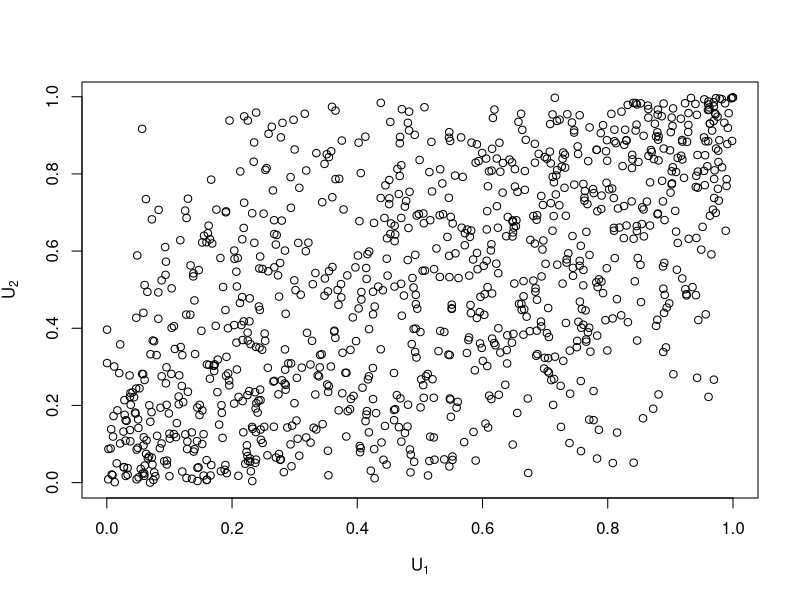

Reproduce this figure in R.
## ---- chunk 1
#Vecteur des Yi
Yi <- matrix(c(-0.45, 0.76, 2.67, 1.31,3.93,-2.18), nrow = 3 , ncol = 2, byrow = TRUE)

# Pareto
qpareto <- function(kappa, lambda, alpha){
     lambda * ((1 - kappa)^(-1 / alpha) - 1)
}
## ---- chunk 2
#Simulation des U 
U_i <- sapply(1:2, function(t) pnorm(Yi[ ,t], 0, 1))
#valeurs de X_1 et X_2
matrix(c(qexp(U_i[ ,1], 1 / 100), qpareto(U_i[ ,2], 150, 2.5)), nrow = 3, ncol = 2)
## ---- chunk 3
#Simulation des U 
U_i <- sapply(1:2, function(t) pnorm(Yi[ ,t], 0, 1))
#valeurs de X_1 et X_2
matrix(c(qexp(U_i[ ,1], 1 / 100), qpareto(1 - U_i[ ,2], 150, 2.5)), nrow = 3, ncol = 2)
## ---- chunk 4
#Simulation des U 
U_i <- sapply(1:2, function(t) pnorm(Yi[ ,t], 0, 1))
#valeurs de X_1 et X_2
matrix(c(qexp(1 - U_i[ ,1], 1 / 100), qpareto(U_i[ ,2], 150, 2.5)), nrow = 3, ncol = 2)
## ---- chunk 5
#Simulation des U 
U_i <- sapply(1:2, function(t) pnorm(Yi[ ,t], 0, 1))
#valeurs de X_1 et X_2
matrix(c(qexp(1 - U_i[ ,1], 1 / 100), qpareto(1 - U_i[ ,2], 150, 2.5)), nrow = 3, ncol = 2)
## ---- chunk 6
# code du document de simulation des copules
nsim <- 1000
alph<-.6
vV<-MASS::mvrnorm(nsim, c(0, 0), matrix(c(1, alph, alph, 1), 2))
vU<-sapply(1:2, function(t) pnorm(vV[ ,t], 0, 1))
plot(vU, xlab = expression(U[1]), ylab = expression(U[2]))
